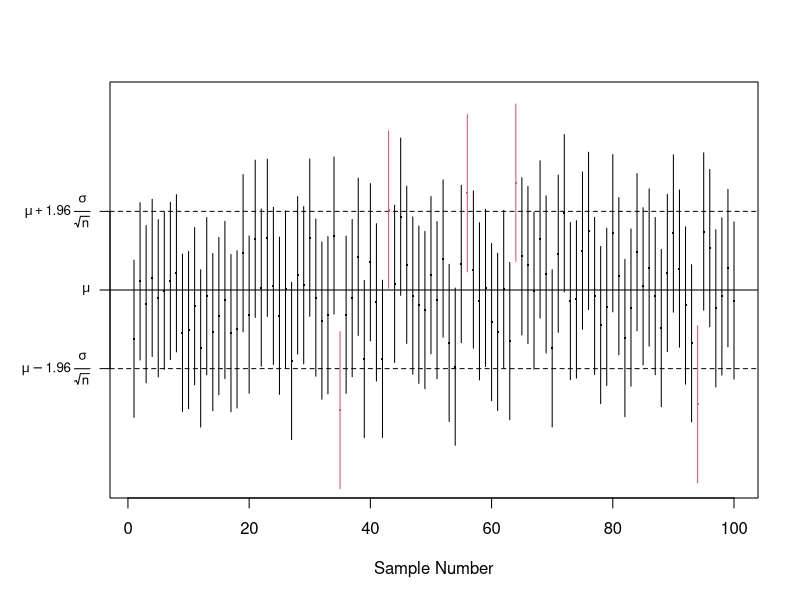

Reproduce this figure in R.

dev.new(width=12,height=4)


######################
set.seed(2812102)
set.seed(726718)

set.seed(28121)

n <- 30

mu <- 10
sigma <- 1

simreps <- 100
xbar <- rep(0, simreps)
cl <- rep(0, simreps)
cu <- rep(0, simreps)
inci <- rep(0, simreps)

alpha <- 0.05
za <- qnorm(alpha/2,lower=F)


for(i in 1:simreps){
   xbar[i] <- mean(rnorm(n, mean=mu, sd=sigma))
   cl[i] <- xbar[i] - za*(sigma/sqrt(n))
   cu[i] <- xbar[i] + za*(sigma/sqrt(n))
   inci[i] <- mu >= cl[i] & mu <= cu[i]
}

y <- c(mu-4.8*(sigma/sqrt(n)),mu+4.8*(sigma/sqrt(n)))

# par(mar=c(5.1,4.1,4.1,2.1))
par(mar=c(5.1,5.5,4.1,2.1))



plot(xbar,xlab="Sample Number",ylab="",yaxt="n",
   ylim=y,pch=".",cex=2,col=(2-inci))
#points(cl,pch=20,col=1,cex=0.8)
#points(cu,pch=20,col=1,cex=0.8)


ci95 <- c(mu-za*(sigma/sqrt(n)), mu+za*(sigma/sqrt(n)))

abline(h=mu, lwd=1)
abline(h=ci95[1], lty=2, lwd=1)
abline(h=ci95[2], lty=2, lwd=1)

for(i in 1:simreps){
   lines(c(i,i),c(cl[i],cu[i]),col=(2-inci[i]))
}

axis(2,at=c(mu,ci95),labels=c(expression(mu),~mu-1.96*" "*frac(sigma,sqrt(n)),
   ~mu+1.96*" "*frac(sigma,sqrt(n))),las=2,cex.axis=0.8)


# axis(2,at=c(mu),labels=c(expression(mu)),las=2,cex.axis=0.8)









################

testres <- t.test(c(1,2,3,9,8,2),c(1,8,1,1,3))

testres$est
testres$conf.int

wilcox.test(c(1,2,3,9,8,2),c(1,8,1,1,3),conf.int=T)



prop.test(c(1,10),c(20,40))


prop.test(1,10,correct=T)

((0.1-0.5)/(0.5/sqrt(10)))^2



x <- sample(c(0,1),p=c(0.2,0.8),rep=T,size=30)

#t.test(x,mu=0.5)

sx <- sum(x)
n <- length(x)

prop.test(sx,n,correct=F)

phat <- mean(x)

((phat - 0.5)/(sqrt(phat*(1-phat)/n)))^2

(phat - 0.5)/(sqrt(0.5*(1-0.5)/n))




####################